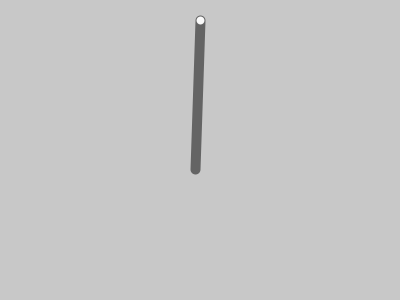
Frame 1 (no input)
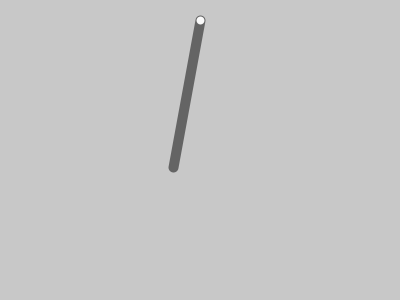
Frame 60 (the mouse pressed at the canvas centre just before this capture)
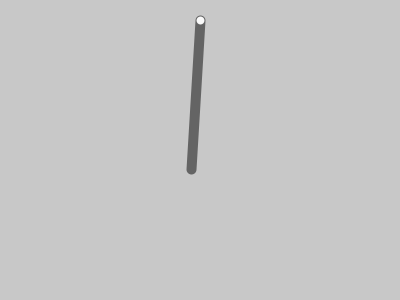
Frame 120 (the mouse held since frame 60 and released just before this capture)

The Processing sketch that drew these frames (run headless with seeded random() and noise(); from frame 60 on, the mouse is pressed at the canvas centre):

// Processing sketch: processing_147825
// ── processing_147825.pde

float period = 5;
float amplitude = 10;
void setup()
{
  size(400,300);
}

void draw()
{
  background(200);
  translate(width/2,20); 
  float angle = motion ();
  rotate(angle);
  pendulum();
}

void pendulum()
{
  stroke(100);
  strokeWeight(10);
  line(0,0,0,150);
  stroke(250);
  strokeWeight(8);
  point(0,0);
}
float motion()
{
  float time = norm(millis(),0,1000);
  float fraction = norm(time,0,period);
  float shm = sin(fraction*TWO_PI);
  float angle = shm*amplitude;
  return radians(angle);
}
